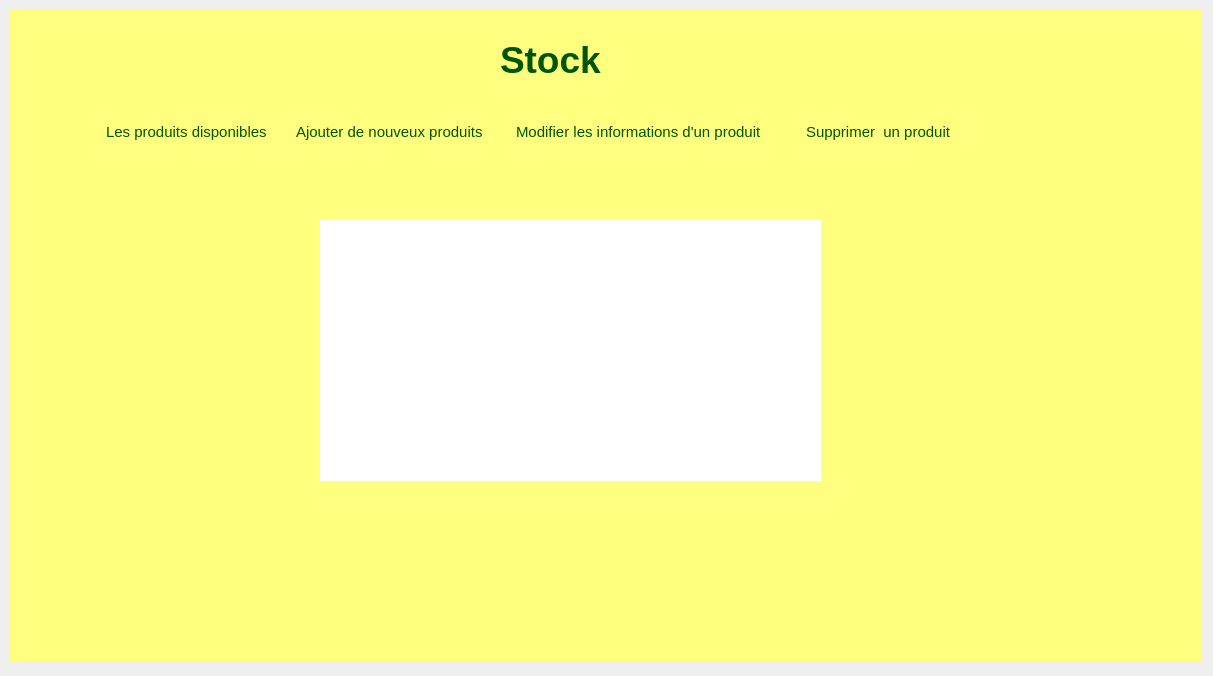
<?xml version="1.0" encoding="UTF-8"?>
<ui version="4.0">
 <class>admin</class>
 <widget class="QDialog" name="admin">
  <property name="geometry">
   <rect>
    <x>0</x>
    <y>0</y>
    <width>1213</width>
    <height>676</height>
   </rect>
  </property>
  <property name="windowTitle">
   <string>Dialog</string>
  </property>
  <widget class="QWidget" name="widget" native="true">
   <property name="geometry">
    <rect>
     <x>10</x>
     <y>10</y>
     <width>1191</width>
     <height>651</height>
    </rect>
   </property>
   <property name="styleSheet">
    <string notr="true">border-top-left-radius: 80px;
</string>
   </property>
   <widget class="QPushButton" name="deleteEmpButton">
    <property name="geometry">
     <rect>
      <x>770</x>
      <y>100</y>
      <width>321</width>
      <height>44</height>
     </rect>
    </property>
    <property name="font">
     <font>
      <pointsize>11</pointsize>
     </font>
    </property>
    <property name="styleSheet">
     <string notr="true">#deleteEmpButton {
    text-align: left;
    padding-left: 26px;
    border: solid 3.5px rgb(0, 85, 0);
    color: rgb(0, 85, 0);
}
#deleteEmpButton:hover {
    text-align: left;
    padding-left: 26px;
    border: solid 3.5px rgb(0, 85, 0);
    color: rgb(0, 85, 0);
}
</string>
    </property>
    <property name="text">
     <string>Supprimer  un produit</string>
    </property>
    <property name="icon">
     <iconset>
      <normaloff>:/Images/icons8_Remove_User_Male_50px.png</normaloff>:/Images/icons8_Remove_User_Male_50px.png</iconset>
    </property>
    <property name="iconSize">
     <size>
      <width>32</width>
      <height>32</height>
     </size>
    </property>
   </widget>
   <widget class="QPushButton" name="updateEmpButton">
    <property name="geometry">
     <rect>
      <x>480</x>
      <y>100</y>
      <width>321</width>
      <height>44</height>
     </rect>
    </property>
    <property name="font">
     <font>
      <pointsize>11</pointsize>
     </font>
    </property>
    <property name="styleSheet">
     <string notr="true">#updateEmpButton {
    text-align: left;
    padding-left: 26px;
    border: solid 3.5px rgb(0, 85, 0);
    color: rgb(0, 85, 0);
}
#updateEmpButton:hover {
    text-align: left;
    padding-left: 26px;
    border: solid 3.5px rgb(0, 85, 0);
    color: rgb(0, 85, 0);
}
</string>
    </property>
    <property name="text">
     <string>Modifier les informations d'un produit</string>
    </property>
    <property name="icon">
     <iconset>
      <normaloff>:/Images/icons8_Registration_50px.png</normaloff>:/Images/icons8_Registration_50px.png</iconset>
    </property>
    <property name="iconSize">
     <size>
      <width>32</width>
      <height>32</height>
     </size>
    </property>
   </widget>
   <widget class="QPushButton" name="addEmpButton">
    <property name="geometry">
     <rect>
      <x>260</x>
      <y>100</y>
      <width>321</width>
      <height>44</height>
     </rect>
    </property>
    <property name="font">
     <font>
      <pointsize>11</pointsize>
     </font>
    </property>
    <property name="styleSheet">
     <string notr="true">#addEmpButton{
    text-align: left;
    padding-left: 26px;
    border: solid 1px rgb(0, 85, 0);
    color: rgb(0, 85, 0);
}
#addEmpButton:hover {
    text-align: left;
    padding-left: 26px;
    border: solid 1px rgb(0, 85, 0);
    color: rgb(0, 85, 0);
}
</string>
    </property>
    <property name="text">
     <string>Ajouter de nouveux produits</string>
    </property>
    <property name="icon">
     <iconset>
      <normaloff>:/Images/icons8_Add_User_Male_50px.png</normaloff>:/Images/icons8_Add_User_Male_50px.png</iconset>
    </property>
    <property name="iconSize">
     <size>
      <width>32</width>
      <height>32</height>
     </size>
    </property>
   </widget>
   <widget class="QLabel" name="label">
    <property name="geometry">
     <rect>
      <x>0</x>
      <y>0</y>
      <width>1191</width>
      <height>651</height>
     </rect>
    </property>
    <property name="styleSheet">
     <string notr="true">background-color: rgb(255, 255, 127);
border-radius:0%;</string>
    </property>
    <property name="text">
     <string/>
    </property>
   </widget>
   <widget class="QLabel" name="label_2">
    <property name="geometry">
     <rect>
      <x>0</x>
      <y>160</y>
      <width>291</width>
      <height>591</height>
     </rect>
    </property>
    <property name="text">
     <string/>
    </property>
    <property name="pixmap">
     <pixmap>../../Desktop/cosmetcis_image/da09915c774a24097eeab7d3fa22af48.jpg</pixmap>
    </property>
   </widget>
   <widget class="QLabel" name="label_3">
    <property name="geometry">
     <rect>
      <x>490</x>
      <y>20</y>
      <width>191</width>
      <height>61</height>
     </rect>
    </property>
    <property name="font">
     <font>
      <pointsize>20</pointsize>
     </font>
    </property>
    <property name="styleSheet">
     <string notr="true">color:rgb(0, 85, 0)</string>
    </property>
    <property name="text">
     <string>&lt;html&gt;&lt;head/&gt;&lt;body&gt;&lt;p&gt;&lt;span style=&quot; font-size:28pt; font-weight:700;&quot;&gt;Stock&lt;/span&gt;&lt;/p&gt;&lt;/body&gt;&lt;/html&gt;</string>
    </property>
   </widget>
   <widget class="QPushButton" name="produit">
    <property name="geometry">
     <rect>
      <x>70</x>
      <y>100</y>
      <width>211</width>
      <height>44</height>
     </rect>
    </property>
    <property name="font">
     <font>
      <pointsize>11</pointsize>
     </font>
    </property>
    <property name="styleSheet">
     <string notr="true">#produit {
    text-align: left;
    padding-left: 26px;
    border: solid 3.5px rgb(0, 85, 0);
    color: rgb(0, 85, 0);
}
#produit:hover {
    text-align: left;
    padding-left: 26px;
    border: solid 3.5px rgb(0, 85, 0);
    color: rgb(0, 85, 0);
}
</string>
    </property>
    <property name="text">
     <string>Les produits disponibles</string>
    </property>
   </widget>
   <widget class="QTableView" name="tableView">
    <property name="geometry">
     <rect>
      <x>310</x>
      <y>210</y>
      <width>501</width>
      <height>261</height>
     </rect>
    </property>
    <property name="styleSheet">
     <string notr="true">tableView#QTableView{
border-radius:10%;}</string>
    </property>
   </widget>
   <zorder>label_2</zorder>
   <zorder>label</zorder>
   <zorder>deleteEmpButton</zorder>
   <zorder>updateEmpButton</zorder>
   <zorder>addEmpButton</zorder>
   <zorder>label_3</zorder>
   <zorder>produit</zorder>
   <zorder>tableView</zorder>
  </widget>
 </widget>
 <resources/>
 <connections/>
</ui>
